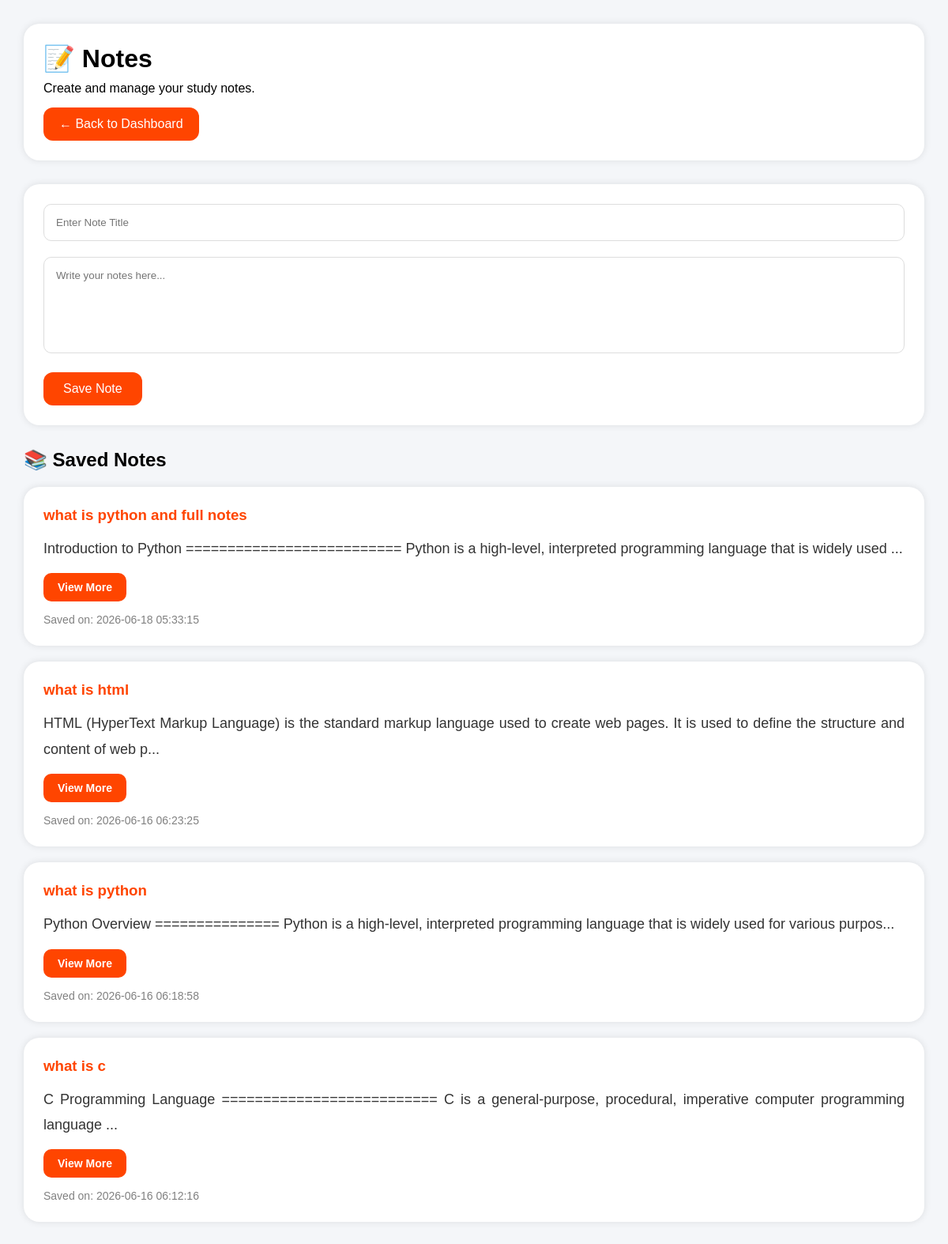
/notes.php, run on the app's committed database.
### tables this page shows
CREATE TABLE `notes` (
  `id` int(11) NOT NULL,
  `title` varchar(255) NOT NULL,
  `content` longtext NOT NULL,
  `created_at` timestamp NOT NULL DEFAULT current_timestamp()
);

### notes.php (the view, shortened to what this page needs)
<?php
include "backend/config.php";
$result = mysqli_query(
    $conn,
    "SELECT * FROM notes
     ORDER BY id DESC"
);
?>
<!DOCTYPE html>
<html>
<head>
</head>
<body>
<div class="container">
        <div class="header">
        <h1>📝 Notes</h1>
        <p>
            Create and manage your study notes.
        </p>
        <a href="dashboard.php" class="back-btn">
            ← Back to Dashboard
        </a>
    </div>
    <div class="form-box">
        <form
            action="backend/add_note.php"
            method="POST"
        >
            <input
                type="text"
                name="title"
                placeholder="Enter Note Title"
                required
            >
            <textarea
                name="content"
                rows="6"
                placeholder="Write your notes here..."
                required
            ></textarea>
            <button
                type="submit"
                name="save"
            >
                Save Note
            </button>
        </form>
    </div>
    <h2 class="notes-title">
        📚 Saved Notes
    </h2>
    <?php while($row = mysqli_fetch_assoc($result)) { ?>
    <div class="note-card">
        <h3>
            <?php
            echo htmlspecialchars(
                $row['title']
            );
            ?>
        </h3>
        <p>
            <?php
            $preview = $row['content'];
            if(strlen($preview) > 150)
            {
                $preview = substr(
                    $preview,
                    0,
                    150
                ) . "...";
            }
            $preview = str_replace(
                array(
                    "<br>",
                    "<br/>",
                    "<br />"
                ),
                " ",
                $preview
            );
            $preview = preg_replace(
                '/\*\*(.*?)\*\*/',
                '$1',
                $preview
            );
            echo htmlspecialchars($preview);
            ?>
        </p>
        <?php
        if(strlen($row['content']) > 150)
        {
        ?>
            <a
                href="notes.php?id=<?php echo $row['id']; ?>"
                class="view-btn"
            >
                View More
            </a>
        <?php
        }
        ?>
        <div class="date">
            Saved on:
            <?php echo $row['created_at']; ?>
        </div>
    </div>
<?php } ?>
</div>
</body>
</html>

### notes.php (style rules this page uses)
* { margin:0; padding:0; box-sizing:border-box; font-family:Arial, Helvetica, sans-serif; }
body { background:#f4f6f9; padding:30px; }
.container { max-width:1200px; margin:auto; }
.header { background:white; padding:25px; border-radius:20px; box-shadow:0 0 10px rgba(0,0,0,0.1); margin-bottom:30px; }
.header h1 { margin-bottom:10px; }
.back-btn { display:inline-block; background:orangered; color:white; text-decoration:none; padding:12px 20px; border-radius:12px; margin-top:15px; }
.form-box { background:white; padding:25px; border-radius:20px; box-shadow:0 0 10px rgba(0,0,0,0.1); margin-bottom:30px; }
input[type=text] { width:100%; padding:15px; border:1px solid #ddd; border-radius:10px; margin-bottom:20px; }
textarea { width:100%; padding:15px; border:1px solid #ddd; border-radius:10px; resize:none; margin-bottom:20px; }
button { background:orangered; color:white; border:none; padding:12px 25px; border-radius:12px; cursor:pointer; font-size:16px; }
.notes-title { margin-bottom:20px; }
.note-card { background:white; padding:25px; border-radius:20px; box-shadow:0 0 10px rgba(0,0,0,0.1); margin-bottom:20px; }
.note-card h3 { margin-bottom:15px; color:orangered; }
.note-card p, .selected-note p { font-size:18px; line-height:1.8; color:#333; white-space:normal; text-align:justify; }
.date { color:gray; margin-top:15px; font-size:14px; }
.view-btn { display:inline-block; background:orangered; color:white; text-decoration:none; padding:10px 18px; border-radius:10px; margin-top:15px; font-size:14px; font-weight:bold; }

### data on the page
notes: title "what is python and full notes", content "Introduction to Python ========================== Python is a high-level, interpreted programming language that is widely used ...", created_at "2026-06-18 05:33:15"
notes: title "what is html", content "HTML (HyperText Markup Language) is the standard markup language used to create web pages. It is used to define the structure and content of web p...", created_at "2026-06-16 06:23:25"
notes: title "what is python", content "Python Overview =============== Python is a high-level, interpreted programming language that is widely used for various purpos...", created_at "2026-06-16 06:18:58"
notes: title "what is c", content "C Programming Language ========================== C is a general-purpose, procedural, imperative computer programming language ...", created_at "2026-06-16 06:12:16"
